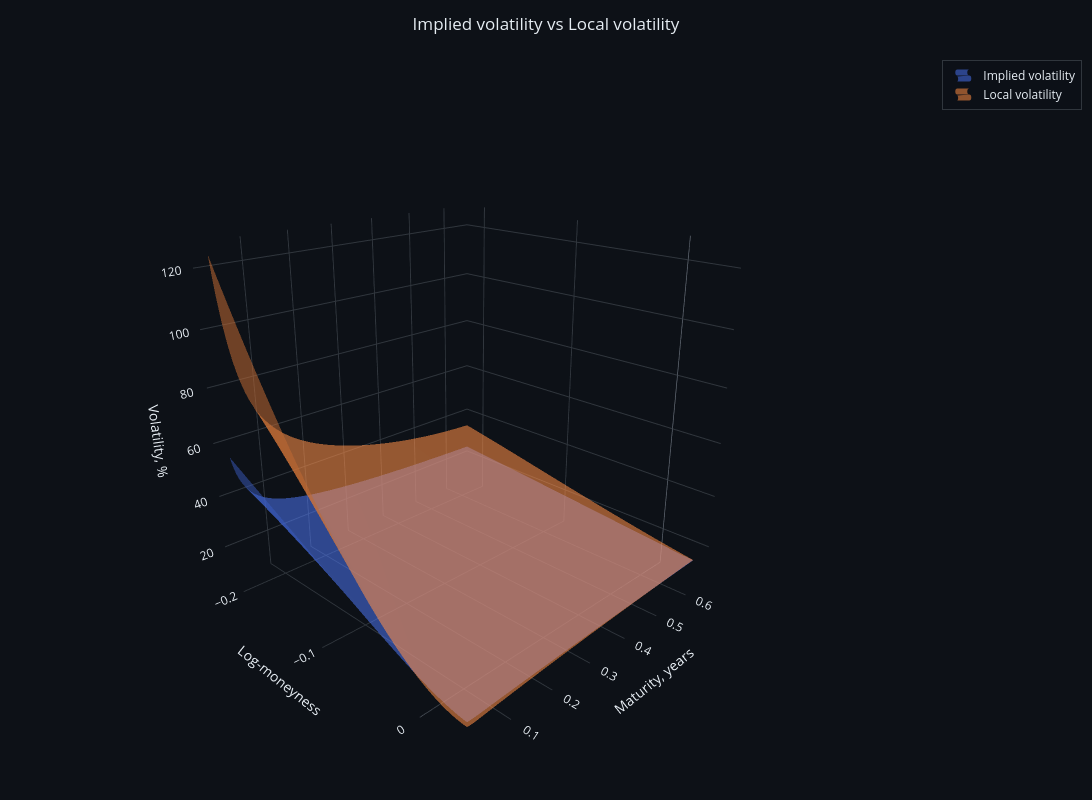

The code cell stored with this chart in its notebook:
### Markdown cell above
### Сравнение implied volatility и local volatility

Из сглаженной полной дисперсии восстанавливаем *implied volatility* по формуле $\sigma_{\mathrm{impl}}(T,k)=\sqrt{\frac{\widehat{w}(T,k)}{T}}$.

На одном графике отображаем $\sigma_{\mathrm{impl}}(T,k)$ и $\sigma_{\mathrm{loc}}(T,k)$.

### Code cell
implied_vol_mesh = np.sqrt(w / T_dupire_mesh)
implied_vol_for_plot = implied_vol_mesh[time_mask, k_slice]
local_vol_for_plot = np.where(valid_mask, local_vol_mesh, np.nan)[time_mask, k_slice]

time_step = max(1, T_plot_mesh.shape[0] // 250)
k_step = max(1, T_plot_mesh.shape[1] // 160)
mesh_slice = (slice(None, None, time_step), slice(None, None, k_step))

fig = go.Figure()

fig.add_trace(go.Surface(
    x=k_plot_mesh[mesh_slice],
    y=T_plot_mesh[mesh_slice],
    z=implied_vol_for_plot[mesh_slice] * 100,
    colorscale=[[0, '#4c78ff'], [1, '#4c78ff']],
    opacity=0.5,
    showscale=False,
    showlegend=True,
    name='Implied volatility',
    lighting=dict(ambient=0.75, diffuse=0.8, roughness=0.9),
    hovertemplate='k: %{x:.3f}<br>T: %{y:.3f}<br>IV: %{z:.2f}%<extra></extra>'
))

fig.add_trace(go.Surface(
    x=k_plot_mesh[mesh_slice],
    y=T_plot_mesh[mesh_slice],
    z=local_vol_for_plot[mesh_slice] * 100,
    colorscale=[[0, '#ff8c42'], [1, '#ff8c42']],
    opacity=0.55,
    showscale=False,
    showlegend=True,
    name='Local volatility',
    lighting=dict(ambient=0.75, diffuse=0.8, roughness=0.9),
    hovertemplate='k: %{x:.3f}<br>T: %{y:.3f}<br>LV: %{z:.2f}%<extra></extra>'
))

apply_dark_3d_style(
    fig,
    title='Implied volatility vs Local volatility',
    zaxis_title='Volatility, %'
)

fig.show(config={'displaylogo': False, 'responsive': True})

### Figure 1 — Plotly figure (JSON) as saved in the notebook; plotly's stock layout.template omitted (floating-point values rounded to 4 significant figures; data arrays with more than 128 entries replaced by an {"elided": "..."} marker saying what was removed)
{"data": [{"colorscale": [[0, "#4c78ff"], [1, "#4c78ff"]], "hovertemplate": "k: %{x:.3f}<br>T: %{y:.3f}<br>IV: %{z:.2f}%<extra></extra>", "lighting": {"ambient": 0.75, "diffuse": 0.8, "roughness": 0.9}, "name": "Implied volatility", "opacity": 0.5, "showlegend": true, "showscale": false, "x": {"elided": "355x164 float values"}, "y": {"elided": "355x164 float values"}, "z": {"elided": "355x164 float values"}, "type": "surface"}, {"colorscale": [[0, "#ff8c42"], [1, "#ff8c42"]], "hovertemplate": "k: %{x:.3f}<br>T: %{y:.3f}<br>LV: %{z:.2f}%<extra></extra>", "lighting": {"ambient": 0.75, "diffuse": 0.8, "roughness": 0.9}, "name": "Local volatility", "opacity": 0.55, "showlegend": true, "showscale": false, "x": {"elided": "355x164 float values"}, "y": {"elided": "355x164 float values"}, "z": {"elided": "355x164 float values"}, "type": "surface"}], "layout": {"title": {"text": "Implied volatility vs Local volatility", "x": 0.5, "xanchor": "center"}, "font": {"color": "#e6edf3"}, "hoverlabel": {"font": {"color": "#e6edf3"}, "bgcolor": "#161b22"}, "scene": {"xaxis": {"title": {"text": "Log-moneyness"}, "backgroundcolor": "#0d1117", "gridcolor": "#30363d", "zerolinecolor": "#6e7681", "color": "#e6edf3", "showbackground": true}, "yaxis": {"title": {"text": "Maturity, years"}, "backgroundcolor": "#0d1117", "gridcolor": "#30363d", "zerolinecolor": "#6e7681", "color": "#e6edf3", "showbackground": true}, "zaxis": {"title": {"text": "Volatility, %"}, "backgroundcolor": "#0d1117", "gridcolor": "#30363d", "zerolinecolor": "#6e7681", "color": "#e6edf3", "showbackground": true}, "camera": {"eye": {"x": 1.6, "y": -1.6, "z": 0.9}}, "bgcolor": "#0d1117", "aspectmode": "cube"}, "legend": {"bgcolor": "rgba(13, 17, 23, 0.75)", "bordercolor": "#30363d", "borderwidth": 1}, "margin": {"l": 10, "r": 10, "b": 10, "t": 60}, "width": 1100, "height": 800, "paper_bgcolor": "#0d1117", "plot_bgcolor": "#0d1117"}}
